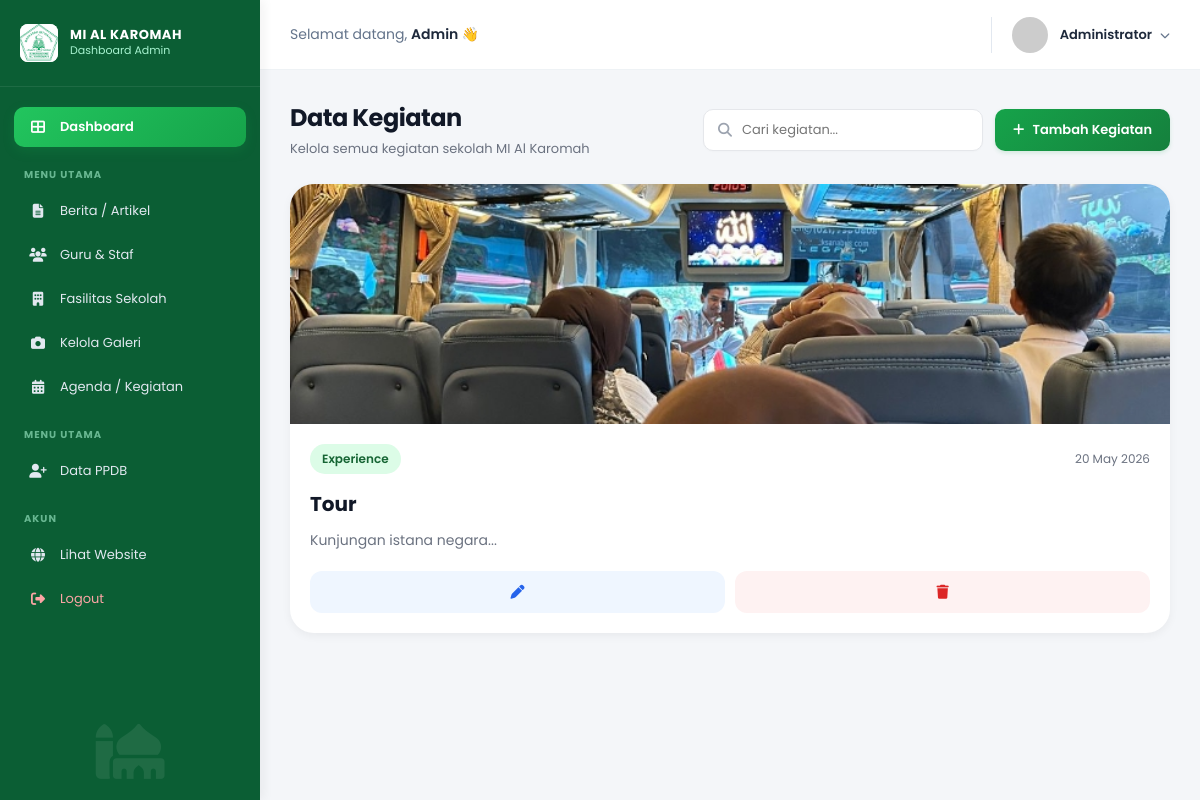
Page /admin/kegiatan.php (signed in) on the committed database.
### tables this page shows
CREATE TABLE `kegiatan` (
  `id` int(11) NOT NULL,
  `judul` varchar(255) DEFAULT NULL,
  `slug` varchar(255) DEFAULT NULL,
  `kategori` varchar(100) DEFAULT NULL,
  `deskripsi` text DEFAULT NULL,
  `isi` longtext DEFAULT NULL,
  `gambar` varchar(255) DEFAULT NULL,
  `tanggal` date DEFAULT NULL,
  `status` varchar(30) DEFAULT NULL,
  `created_at` timestamp NOT NULL DEFAULT current_timestamp()
);

### admin/kegiatan.php (the view, shortened to what this page needs)
<?php
include '../layout/admin_header.php';
include '../config/koneksi.php';
$keyword = '';
if (isset($_GET['cari'])) {
    $keyword = mysqli_real_escape_string($conn, $_GET['cari']);
    $query = mysqli_query($conn, "SELECT * FROM kegiatan
        WHERE judul LIKE '%$keyword%'
        OR kategori LIKE '%$keyword%'
        ORDER BY id DESC");
} else {
    $query = mysqli_query($conn, "SELECT * FROM kegiatan ORDER BY id DESC");
}
?>
<div class="content-body">
    <div class="page-header">
        <div class="page-title">
            <h1>Data Kegiatan</h1>
            <p>Kelola semua kegiatan sekolah MI Al Karomah</p>
        </div>
        <div class="header-actions">
            <form method="GET" class="search-form">
                <i class="fas fa-search"></i>
                <input type="text"
                       name="cari"
                       placeholder="Cari kegiatan..."
                       value="<?= htmlspecialchars($keyword); ?>">
            </form>
            <a href="tambah_kegiatan.php" class="btn-add">
                <i class="fas fa-plus"></i> Tambah Kegiatan
            </a>
        </div>
    </div>
    <div class="gallery-grid">
        <?php
        if ($query):
            if (mysqli_num_rows($query) > 0):
                while ($d = mysqli_fetch_assoc($query)):
        ?>
                    <div class="gallery-card">
                        <div class="gallery-image">
                            <img src="../assets/kegiatan/<?= $d['gambar']; ?>"
                                 onerror="this.src='../assets/default.jpg'">
                        </div>
                        <div class="gallery-content">
                            <div class="gallery-top">
                                <span class="badge">
                                    <?= htmlspecialchars($d['kategori']); ?>
                                </span>
                                <div class="gallery-date">
                                    <?= date('d M Y', strtotime($d['tanggal'])); ?>
                                </div>
                            </div>
                            <h3><?= htmlspecialchars($d['judul']); ?></h3>
                            <p><?= htmlspecialchars(substr($d['deskripsi'], 0, 100)); ?>...</p>
                            <div class="action-group">
                                <a href="edit_kegiatan.php?id=<?= $d['id']; ?>"
                                   class="action-btn edit-btn">
                                    <i class="fas fa-pen"></i>
                                </a>
                                <a href="hapus_kegiatan.php?id=<?= $d['id']; ?>"
                                   onclick="return confirm('Yakin ingin menghapus kegiatan ini?')"
                                   class="action-btn delete-btn">
                                    <i class="fas fa-trash"></i>
                                </a>
                            </div>
                        </div>
                    </div>
                <?php
                endwhile;
            endif;
        endif;
        ?>
    </div>
</div>

### layout/admin_header.php (style rules this page uses)
:root { --primary-green: #0B5E34; --active-gradient: linear-gradient(135deg, #22c55e, #16a34a); --bg-light: #f4f6f9; --text-dark: #1e293b; --text-muted: #64748b; --white: #ffffff; }
* { margin: 0; padding: 0; box-sizing: border-box; font-family: 'Poppins', sans-serif; }
body { background-color: var(--bg-light); color: var(--text-dark); display: flex; min-height: 100vh; overflow-x: hidden; }

### admin/kegiatan.php (style rules this page uses)
.content-body { padding: 30px; flex: 1; background: #f4f6f9; min-width: 0; }
.page-header { display: flex; justify-content: space-between; align-items: center; margin-bottom: 25px; flex-wrap: wrap; gap: 16px; }
.page-title h1 { font-size: 24px; font-weight: 700; color: #111827; margin: 0 0 4px 0; letter-spacing: -0.5px; }
.page-title p { color: #6b7280; font-size: 13px; margin: 0; }
.header-actions { display: flex; align-items: center; gap: 12px; flex-wrap: wrap; }
.search-form { display: flex; align-items: center; background: white; border: 1px solid #e5e7eb; border-radius: 10px; padding: 0 14px; height: 42px; width: 280px; box-shadow: 0 1px 2px rgba(0,0,0,0.02); transition: border-color 0.2s ease, box-shadow 0.2s ease; }
.search-form i { color: #9ca3af; font-size: 14px; margin-right: 10px; }
.search-form input { border: none; outline: none; width: 100%; font-size: 13px; color: #111827; background: transparent; }
.btn-add { background: linear-gradient(135deg, #16a34a, #15803d); padding: 0 18px; border-radius: 10px; text-decoration: none; color: white; font-size: 13px; font-weight: 600; display: flex; align-items: center; gap: 8px; height: 42px; transition: all 0.2s ease; box-shadow: 0 2px 4px rgba(22, 163, 74, 0.15); }
.gallery-grid { display: grid; grid-template-columns: repeat(auto-fit, minmax(320px, 1fr)); gap: 25px; }
.gallery-card { background: white; border-radius: 24px; overflow: hidden; box-shadow: 0 3px 10px rgba(0, 0, 0, 0.05); transition: 0.3s; }
.gallery-image { height: 240px; overflow: hidden; }
.gallery-image img { width: 100%; height: 100%; object-fit: cover; }
.gallery-content { padding: 20px; }
.gallery-top { display: flex; justify-content: space-between; align-items: center; margin-bottom: 15px; }
.badge { padding: 6px 12px; border-radius: 30px; font-size: 12px; font-weight: 600; background: #dcfce7; color: #166534; }
.gallery-date { font-size: 12px; color: #6b7280; }
.gallery-content h3 { font-size: 20px; margin-bottom: 10px; color: #111827; }
.gallery-content p { font-size: 14px; color: #6b7280; line-height: 1.6; margin-bottom: 20px; }
.action-group { display: flex; gap: 10px; }
.action-btn { flex: 1; height: 42px; border-radius: 12px; display: flex; align-items: center; justify-content: center; text-decoration: none; font-size: 14px; }
.edit-btn { background: #eff6ff; color: #2563eb; }
.delete-btn { background: #fef2f2; color: #dc2626; }

### rows in the picture
kegiatan: gambar (picture), kategori "Experience", tanggal "20 May 2026", judul "Tour", deskripsi "Kunjungan istana negara"
